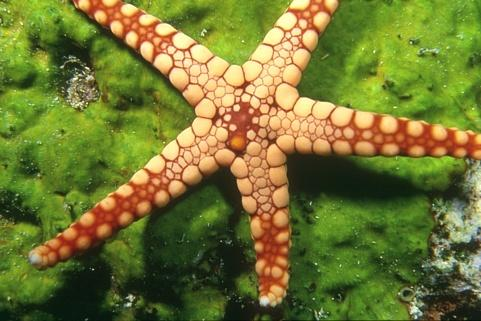
%> input picture ImagePrecessing/assignments/a03/img/12003.jpg, 481 x 321 px
$ octave testx.m   (GNU Octave 9; MATLAB toolbox functions it lacks are replaced by stand-ins)
%> lines starting %> are read from the running program, lines starting %| are printed output that depends on the picture; in (x1, y1, x2, y2) boxes, pixels count from 0 and x2, y2 are one past the last pixel; in counts of white or black regions, pixels touching at a corner belong together; the program's own positions count from 1
### ImagePrecessing/assignments/a03/grow.m
function [ imOut ] = grow(im, th,x,y)
%GROW Summary of this function goes here
%   Detailed explanation goes here

[m,n]=size(im);
q=[[x,y]]
imOut=zeros(m,n);
val=255;

while(1)
    len=size(q);
    if(len(1)==0)
        break
    end
    point=q(1,:);
    if( point(1)>=m-1 | point(1)<=1 | point(2)>=n-1 | point(2)<=1)
        len=size(q);
        q=q(2:len(1),:);
    else
        if(   (im(point(1)+1,point(2))-im(point(1),point(2))<th)  &  imOut(point(1)+1,point(2))~=val  )
            q=[q; [point(1)+1,point(2)]];
            imOut(point(1)+1,point(2))=val;
        end

        if((im(point(1)-1,point(2))-im(point(1),point(2))<th)    &  imOut(point(1)-1,point(2))~=val   )
            q=[q; [point(1)-1,point(2)]];
            imOut(point(1)-1,point(2))=val;
        end

        if((im(point(1),point(2)+1)-im(point(1),point(2))<th)  &  imOut(point(1),point(2)+1)~=val )
            q=[q; [point(1),point(2)+1]];
            imOut(point(1),point(2)+1)=val;
        end

        if((im(point(1),point(2)-1)-im(point(1),point(2))<th)   &  imOut(point(1),point(2)-1)~=val )
            q=[q; [point(1),point(2)-1]];
            imOut(point(1),point(2)-1)=val;
        end
        len=size(q);
        q=q(2:len(1),:);
    end
end


end

### ImagePrecessing/assignments/a03/testx.m
clear all;
im=im2double((imread('img/12003.jpg')));
im=im(:,:,3);
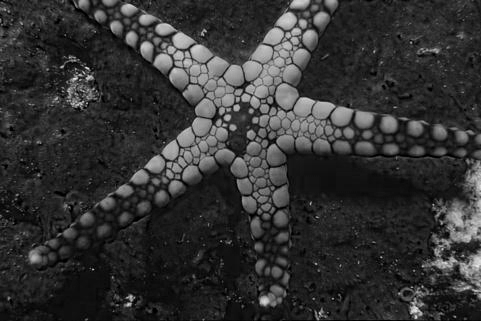
%> im: size 321x481 double; min 0, max 0.918, mean 0.197
% imOut=(im>190);
% imshow(imOut)

x=258;
y=226;

imRed=grow(im,3,x,y);   %18,19,10  //3,2,2
%> after the loop in grow, `while(1)`:
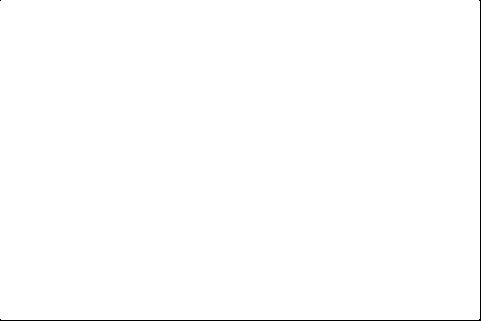
%> imOut: size 321x481 double; 99.5% white; black in thin lines or dots

[m,n]=size(im);
%> m = 321; n = 481
q=[[x,y]]
imOut=uint8(zeros(m,n));
val=255;
th=0.01;
while(1)
    len=size(q);
    if(len(1)==0)
        break
    end
    point=q(1,:);
    if( point(1)>=m-1 || point(1)<=1 || point(2)>=n-1 || point(2)<=1)
        len=size(q);
        q=q(2:len(1),:);
    else
        if(   (im(point(1)+1,point(2))-im(point(1),point(2))<th)  &&  imOut(point(1)+1,point(2))~=val  )
            q=[q; [point(1)+1,point(2)]];
            imOut(point(1)+1,point(2))=val;
        end

        if((im(point(1)-1,point(2))-im(point(1),point(2))<th)    &&  imOut(point(1)-1,point(2))~=val   )
            q=[q; [point(1)-1,point(2)]];
            imOut(point(1)-1,point(2))=val;
        end

        if((im(point(1),point(2)+1)-im(point(1),point(2))<th)  &&  imOut(point(1),point(2)+1)~=val )
            q=[q; [point(1),point(2)+1]];
            imOut(point(1),point(2)+1)=val;
        end

        if((im(point(1),point(2)-1)-im(point(1),point(2))<th)   &&  imOut(point(1),point(2)-1)~=val )
            q=[q; [point(1),point(2)-1]];
            imOut(point(1),point(2)-1)=val;
        end
        len=size(q);
        q=q(2:len(1),:);
    end
end
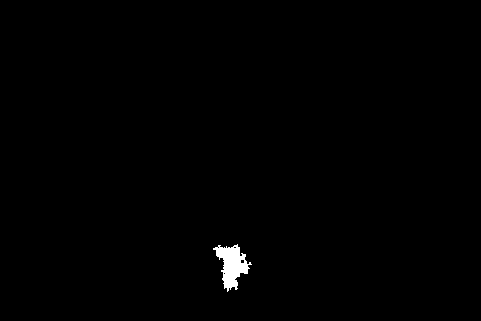
%> imOut: size 321x481 uint8; 0.58% white; 1 white region, box (x1, y1, x2, y2) and area: (213, 244, 252, 292) 897

imshow(imOut);

% [63 lines of commented-out code are left out]

$ run again, with ImagePrecessing/assignments/a03/img/176035.jpg copied over ImagePrecessing/assignments/a03/img/12003.jpg
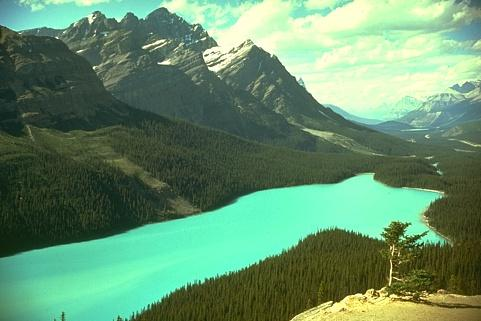
%> input picture ImagePrecessing/assignments/a03/img/176035.jpg, 481 x 321 px
%> `im=im(:,:,3);`:
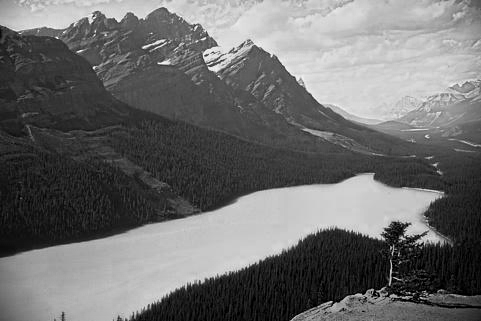
%> im: size 321x481 double; min 0, max 0.984, mean 0.425
%> after the loop `while(1)`:
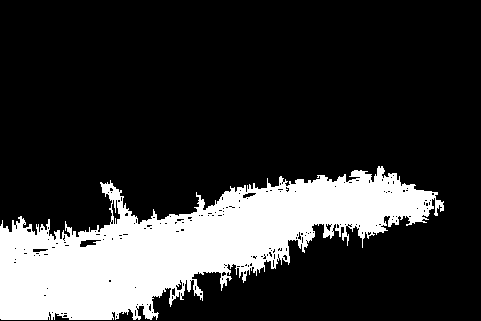
%> imOut: size 321x481 uint8; 20.9% white; 1 white region, box (x1, y1, x2, y2) and area: (0, 166, 444, 320) 32212

$ run again, with ImagePrecessing/assignments/a03/img/189003.jpg copied over ImagePrecessing/assignments/a03/img/12003.jpg
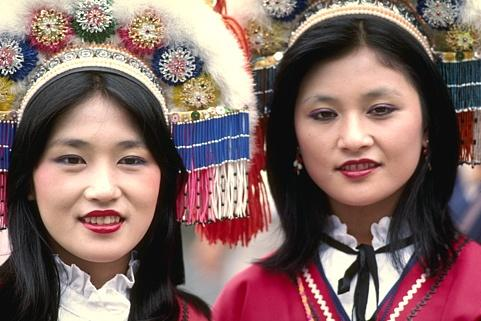
%> input picture ImagePrecessing/assignments/a03/img/189003.jpg, 481 x 321 px
%> `im=im(:,:,3);`:
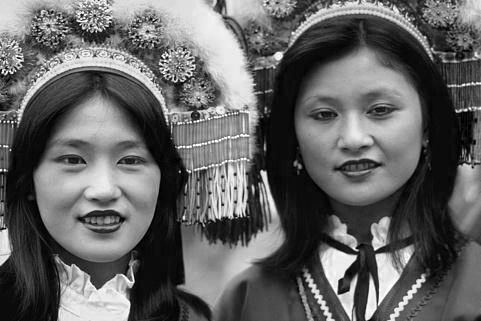
%> im: size 321x481 double; min 0, max 1, mean 0.392
%> after the loop `while(1)`:
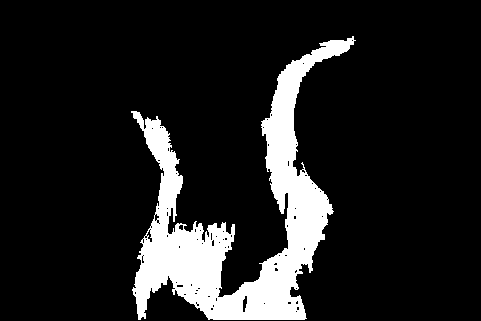
%> imOut: size 321x481 uint8; 12.6% white; 1 white region, box (x1, y1, x2, y2) and area: (131, 36, 356, 320) 19505
